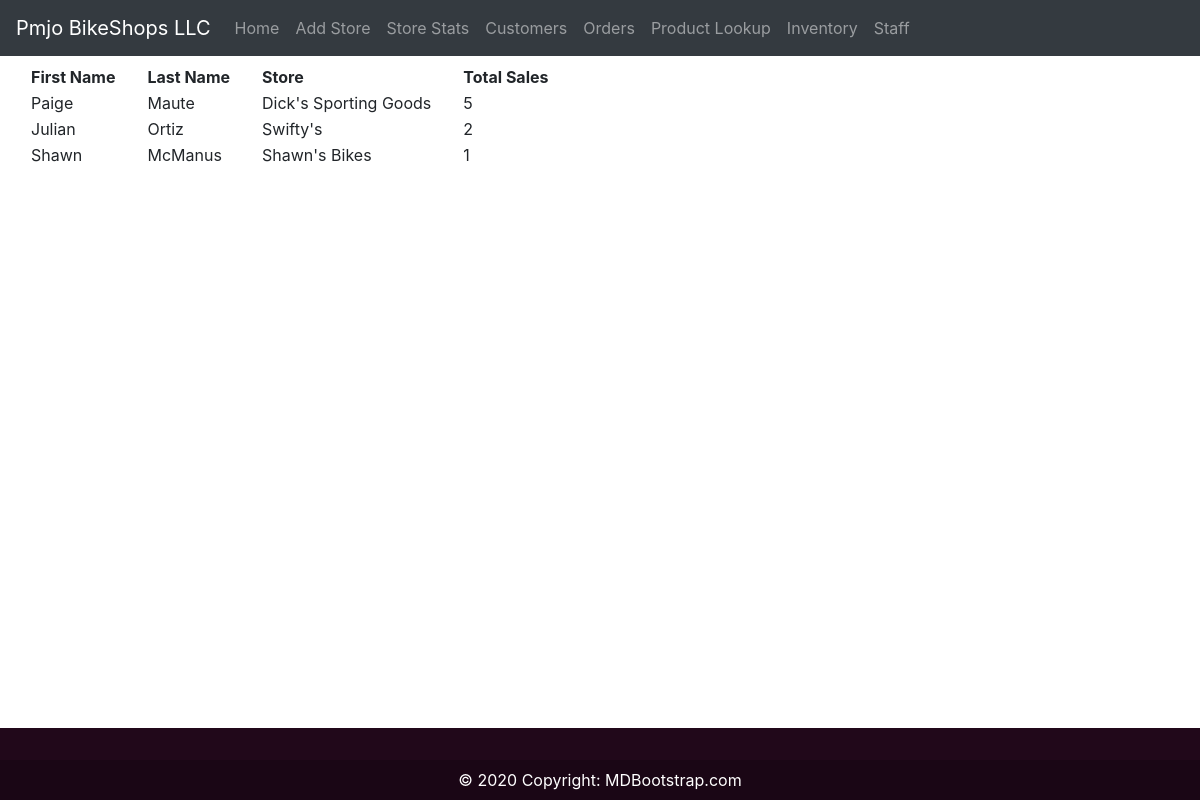
Screenshot of /staff-sales/ with the database file from the repository.
### PmjoStore/models.py (models this page shows, shortened)
class Base(models.Model):
    id = models.UUIDField(default=uuid.uuid4, unique=True, primary_key=True, editable=False)
    class Meta:
        abstract = True

class StoreEmployees(Base):
    staff_id = models.OneToOneField(Staff, on_delete=models.CASCADE, blank=True, default=1)
    store_id = models.ForeignKey(Store, on_delete=models.CASCADE, blank=True, default=1)
    class Meta:
        verbose_name_plural = 'Store Employees'

class Staff(Base):
    first_name = models.CharField(max_length=100)
    last_name = models.CharField(max_length=100)
    phone = PhoneField(blank=True, help_text='Contact phone number')
    email = models.EmailField(max_length=100, blank=True)
    class Meta:
        verbose_name_plural = 'Staff'

class Store(Base):
    name = models.CharField(max_length=100, blank=True)
    phone = PhoneField(blank=True, help_text='Contact phone number')
    email = models.EmailField(max_length=100, blank=True)
    street = models.CharField(max_length=100, blank=True)
    zipCode_id = models.ForeignKey(ZipCode, on_delete=models.CASCADE, blank=True, default=1)
    manager_id = models.OneToOneField(Staff, on_delete=models.CASCADE, blank=True, default=1)

### PmjoStore/views.py (the view)
# urls.py: path('staff-sales/', views.staff, name="staff-sales"),
def staff(request):
    sales=[]
    employees = StoreEmployees.objects.all()
    for employee in employees:
        orders = Orders.objects.filter(store_staff_id=employee)
        items = CartItems.objects.filter(order_id__in=orders)
        salesCount = 0
        for item in items:
            salesCount += item.quantity_sold
        sales.append(salesCount)
    context = {'employees': employees, 'sales': sales}
    return render(request, 'PmjoStore/staff.html', context)

### PmjoStore/templates/PmjoStore/staff.html (shortened to what this page needs)
{% extends 'main.html' %}
{% block content %}
<div class="container">
<div class="row">
    <div>
<table>
    <tr>
        <th class="pr-3">First Name</th>
        <th class="pr-3 pl-3">Last Name</th>
        <th class="pr-3 pl-3">Store</th>
    </tr>
        {% for employee in employees %}
    <tr>
        <td class="pr-3">{{employee.staff_id.first_name}}</td>
        <td class="pr-3 pl-3">{{employee.staff_id.last_name}}</td>
        <td class="pr-3 pl-3">{{employee.store_id.name}}</td>
    </tr>
     {% endfor %}
    </table>
    </div>
    <div>
    <table>
       <tr>
            <th class="pr-3 pl-3">Total Sales</th>
       </tr>
        {% for sale in sales %}
        <tr>
            <td class="pr-3 pl-3">{{sale}}</td>
        </tr>
        {% endfor %}
    </table>
        </div>
</div>
    </div   >
{% endblock content %}

### rows the page displays
StoreEmployees: staff_id.first_name "Paige", staff_id.last_name "Maute", store_id.name "Dick's Sporting Goods"
StoreEmployees: staff_id.first_name "Julian", staff_id.last_name "Ortiz", store_id.name "Swifty's"
StoreEmployees: staff_id.first_name "Shawn", staff_id.last_name "McManus", store_id.name "Shawn's Bikes"

### other values shown
{{ sale }} "5" "2" "1"
